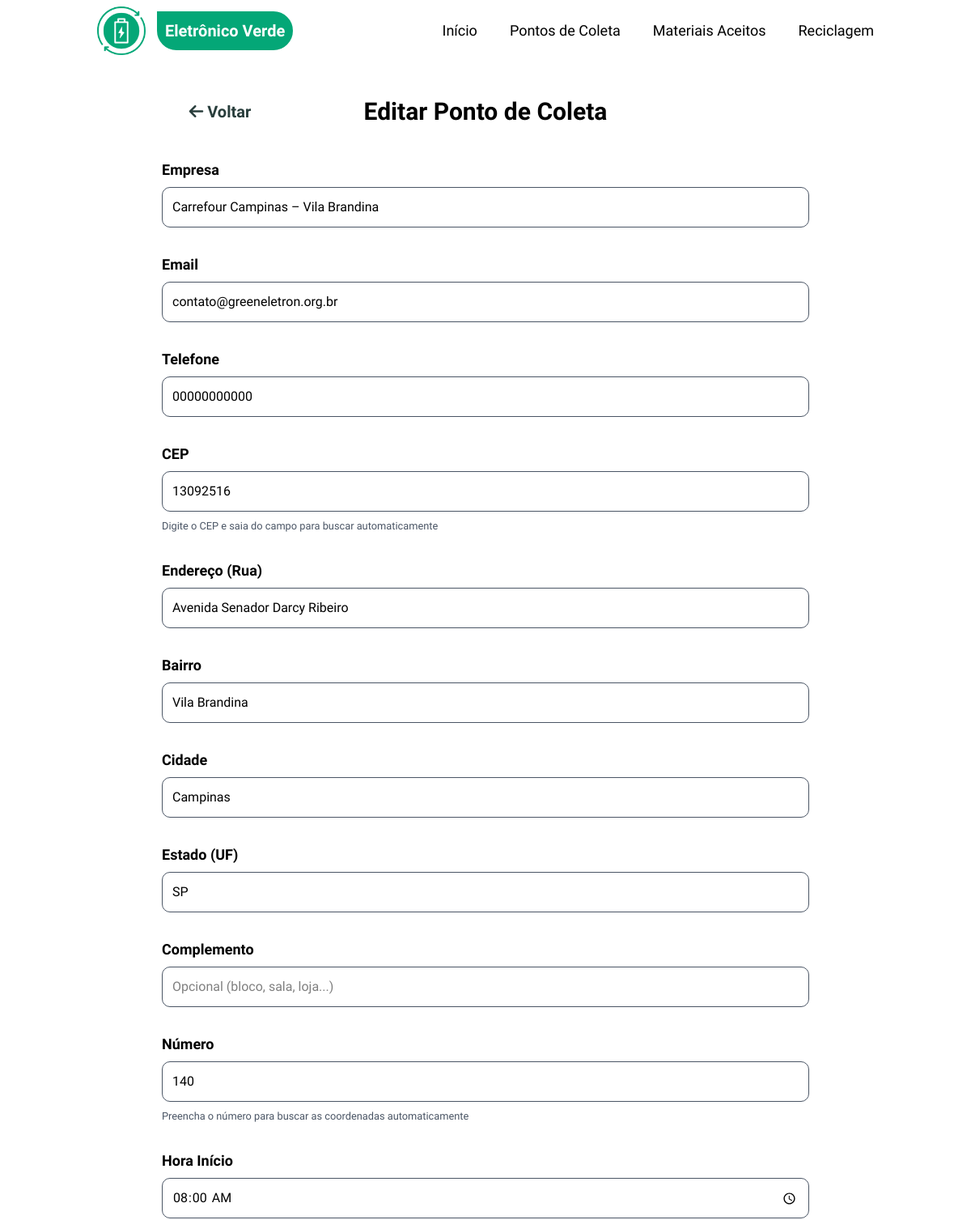
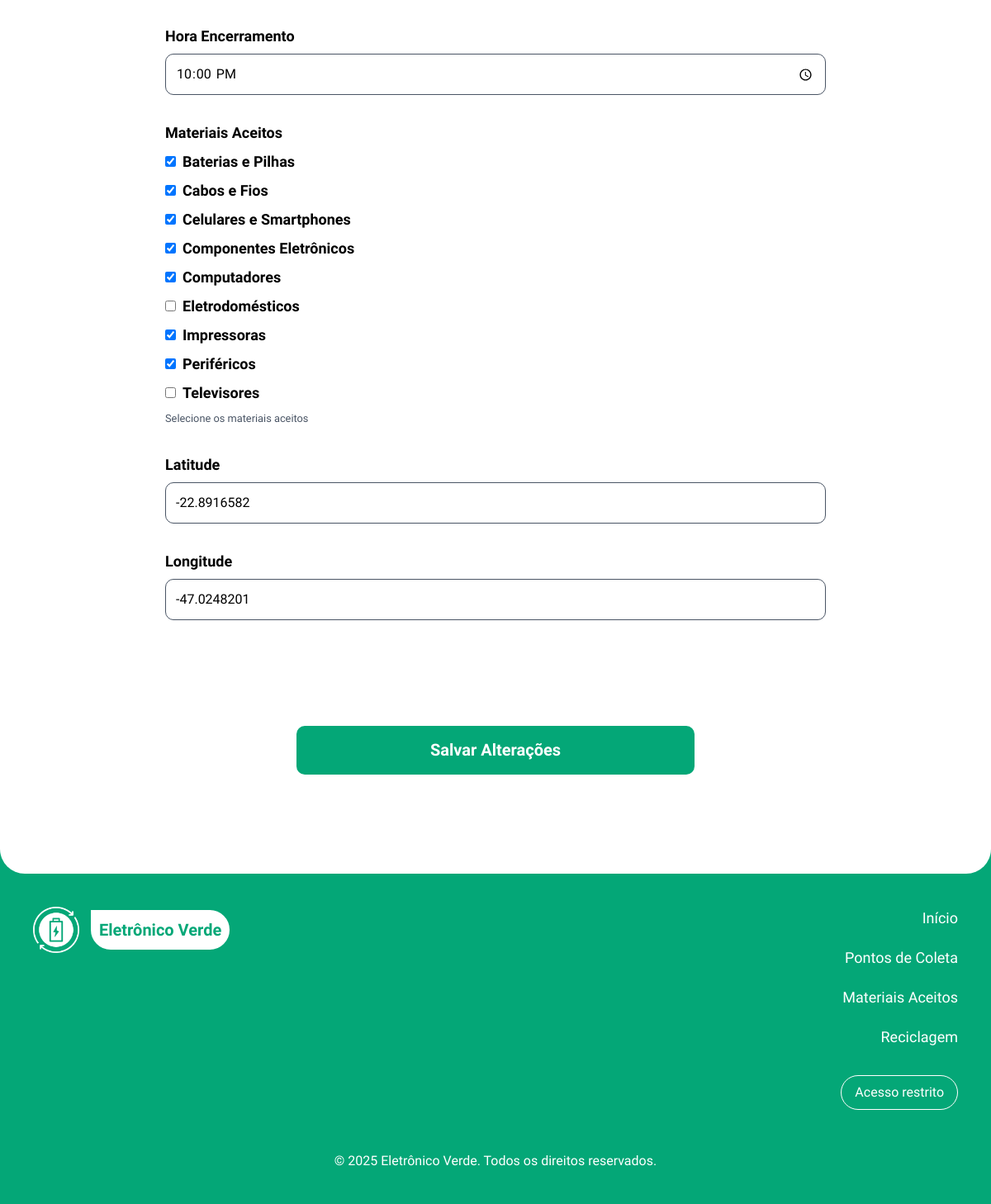
Page /editar-ponto?id=6 (signed in) on the committed database (2 pictures, top to bottom).
### tables this page shows
CREATE TABLE pontos_coleta (
    id INTEGER PRIMARY KEY AUTOINCREMENT,
    empresa VARCHAR(200) NOT NULL,
    endereco VARCHAR(255) NOT NULL,
    numero VARCHAR(20) NOT NULL,
    complemento VARCHAR(100),
    cep VARCHAR(10) NOT NULL,
    hora_inicio TIME NOT NULL,
    hora_encerrar TIME NOT NULL,
    telefone VARCHAR(20) NOT NULL,
    email VARCHAR(150) NOT NULL,
    latitude DECIMAL(10, 8),
    longitude DECIMAL(11, 8),
    ativo BOOLEAN DEFAULT 1,
    created_at DATETIME DEFAULT CURRENT_TIMESTAMP,
    updated_at DATETIME DEFAULT CURRENT_TIMESTAMP,
    cidade VARCHAR(100),
    estado VARCHAR(2),
    bairro VARCHAR(100)
);

CREATE TABLE materiais (
    id INTEGER PRIMARY KEY AUTOINCREMENT,
    nome VARCHAR(100) NOT NULL UNIQUE,
    descricao TEXT,
    icone VARCHAR(50),
    created_at DATETIME DEFAULT CURRENT_TIMESTAMP,
    updated_at DATETIME DEFAULT CURRENT_TIMESTAMP
);

### src/Presentation/Views/pontos-coleta/editar.php (the view, shortened to what the rows shown need)
<?php
require_once __DIR__ . '/../layouts/header.php';
?>
<main class="relative z-2 bg-white rounded-b-[30px]">
    <div class="container mx-auto pt-30 pb-30 p-5">
        <div class="w-full flex flex-col md:flex-row items-center justify-between pb-10 flex-wrap">
            <div class="w-1/3 flex justify-center mb-20 md:mb-0">
                <a href="/eletronicoverde/acesso-restrito" class="relative transition-all duration-150 text-third font-bold p-1 text-xl hover:text-primary
                before:absolute before:h-px before:w-0 hover:before:w-full before:bg-primary before:bottom-0 before:left-0 before:transition-all before:duration-150">
                <i class="fa-solid fa-arrow-left"></i> Voltar
                </a>
            </div>
            <div class="w-full md:w-1/3 text-center">
                <h1 class="text-2xl md:text-3xl font-bold">Editar Ponto de Coleta</h1>
            </div>
        </div>
        <form method="post" action="/eletronicoverde/ponto-coleta/atualizar" id="form1" onsubmit="return validarFormulario()">
            <div>
                <label for="empresa">Empresa</label>
                <input type="text" id="empresa" name="txtempresa"
                       value="<?= htmlspecialchars($pontoColeta['empresa']) ?>"
                       placeholder="Nome da empresa"
                       required>
            </div>
            <div>
                <label for="email">Email</label>
                <input type="email" id="email" name="txtemail"
                       value="<?= htmlspecialchars($pontoColeta['email']) ?>"
                       placeholder="contato@empresa.com"
                       required>
            </div>
            <div>
                <label for="telefone">Telefone</label>
                <input type="text" id="telefone" name="txttelefone"
                       value="<?= htmlspecialchars($pontoColeta['telefone']) ?>"
                       maxlength="15"
                       placeholder="(00) 00000-0000"
                       required>
            </div>
            <div>
                <label for="cep">CEP</label>
                <input type="text" id="cep" name="txtcep"
                       value="<?= htmlspecialchars($pontoColeta['cep']) ?>"
                       maxlength="9"
                       placeholder="00000-000"
                       required>
                <small class="text-gray-600">Digite o CEP e saia do campo para buscar automaticamente</small>
            </div>
            <div>
                <label for="endereco">Endereço (Rua)</label>
                <input type="text" id="endereco" name="txtendereco"
                       value="<?= htmlspecialchars($pontoColeta['endereco']) ?>"
                       placeholder="Avenida Exemplo"
                       required>
            </div>
            <div>
                <label for="bairro">Bairro</label>
                <input type="text" id="bairro" name="txtbairro"
                       value="<?= htmlspecialchars($pontoColeta['bairro'] ?? '') ?>"
                       placeholder="Centro"
                       required>
            </div>
            <div>
                <label for="cidade">Cidade</label>
                <input type="text" id="cidade" name="txtcidade"
                       value="<?= htmlspecialchars($pontoColeta['cidade'] ?? '') ?>"
                       placeholder="São Paulo"
                       required>
            </div>
            <div>
                <label for="estado">Estado (UF)</label>
                <input type="text" id="estado" name="txtestado"
                       value="<?= htmlspecialchars($pontoColeta['estado'] ?? '') ?>"
                       maxlength="2" placeholder="SP"
                       required>
            </div>
            <div>
                <label for="complemento">Complemento</label>
                <input type="text" id="complemento" name="txtcomplemento"
                       value="<?= htmlspecialchars($pontoColeta['complemento'] ?? '') ?>"
                       placeholder="Opcional (bloco, sala, loja...)">
            </div>
            <div>
                <label for="numero">Número</label>
                <input type="text" id="numero" name="txtnumero"
                       value="<?= htmlspecialchars($pontoColeta['numero']) ?>"
                       placeholder="123"
                       required>
                <small class="text-gray-600">Preencha o número para buscar as coordenadas automaticamente</small>
            </div>
            <div>
                <label for="hora_inicio">Hora Início</label>
                <input type="time" id="hora_inicio" name="txthora_inicio"
                       value="<?= htmlspecialchars($pontoColeta['hora_inicio']) ?>"
                       required>
            </div>
            <div>
                <label for="hora_encerrar">Hora Encerramento</label>
                <input type="time" id="hora_encerrar" name="txthora_encerrar"
                       value="<?= htmlspecialchars($pontoColeta['hora_encerrar']) ?>"
                       required>
            </div>
            <div>
    <label for="materiais">Materiais Aceitos</label>
    <div id="materiais" class="">
        <?php
        $materiaisSelecionados = array_column($pontoColeta['materiais'] ?? [], 'id');
        foreach ($materiais as $material):
            $checked = in_array($material->getId(), $materiaisSelecionados) ? 'checked' : '';
        ?>
            <label class="flex items-center gap-2">
                <input
                    type="checkbox"
                    name="materiais_ids[]"
                    value="<?= $material->getId() ?>"
                    <?= $checked ?>
                >
                <?= htmlspecialchars($material->getNome()) ?>
            </label>
        <?php endforeach; ?>
    </div>
    <small class="text-gray-600">Selecione os materiais aceitos</small>
</div>
            <div>
                <label for="latitude">Latitude</label>
                <input id="latitude" name="latitude" value="<?= htmlspecialchars($pontoColeta['latitude'] ?? '') ?>">
            </div>
            <div>
                <label for="longitude">Longitude</label>
                <input id="longitude" name="longitude" value="<?= htmlspecialchars($pontoColeta['longitude'] ?? '') ?>">
            </div>
            <div id="geoStatus" class="hidden geo-status"></div>
            <input type="submit" class="btn_cad" value="Salvar Alterações">
        </form>
    </div>
</main>
<?php require_once __DIR__ . '/../layouts/footer.php'; ?>

### rows in the picture
pontos_coleta: txtempresa "Carrefour Campinas – Vila Brandina", txtemail "contato@greeneletron.org.br", txttelefone "00000000000", txtcep "13092516", txtendereco "Avenida Senador Darcy Ribeiro", txtbairro "Vila Brandina", txtcidade "Campinas", txtestado "SP", txtnumero "140", txthora_inicio "08:00", txthora_encerrar "22:00", latitude "-22.8916582", longitude "-47.0248201"
materiais: nome "Baterias e Pilhas"
materiais: nome "Cabos e Fios"
materiais: nome "Celulares e Smartphones"
materiais: nome "Componentes Eletrônicos"
materiais: nome "Computadores"
materiais: nome "Eletrodomésticos"
materiais: nome "Impressoras"
materiais: nome "Periféricos"
materiais: nome "Televisores"
